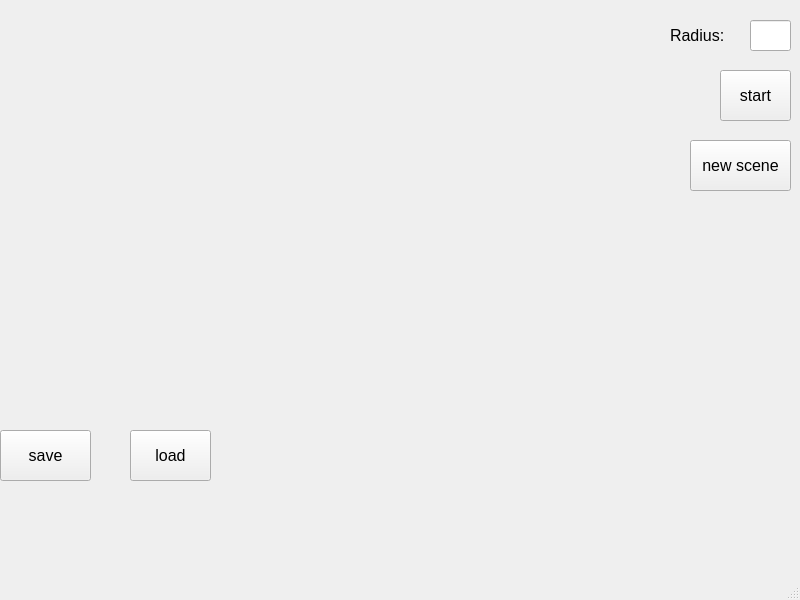
<?xml version="1.0" encoding="UTF-8"?>
<ui version="4.0">
 <class>MainWindow</class>
 <widget class="QMainWindow" name="MainWindow">
  <property name="geometry">
   <rect>
    <x>0</x>
    <y>0</y>
    <width>800</width>
    <height>600</height>
   </rect>
  </property>
  <property name="windowTitle">
   <string>MainWindow</string>
  </property>
  <widget class="QWidget" name="centralwidget">
   <widget class="QLineEdit" name="lineEdit">
    <property name="geometry">
     <rect>
      <x>750</x>
      <y>20</y>
      <width>41</width>
      <height>31</height>
     </rect>
    </property>
   </widget>
   <widget class="QLabel" name="label_2">
    <property name="geometry">
     <rect>
      <x>670</x>
      <y>10</y>
      <width>71</width>
      <height>51</height>
     </rect>
    </property>
    <property name="font">
     <font>
      <pointsize>12</pointsize>
     </font>
    </property>
    <property name="text">
     <string>Radius:</string>
    </property>
   </widget>
   <widget class="QPushButton" name="start">
    <property name="geometry">
     <rect>
      <x>720</x>
      <y>70</y>
      <width>71</width>
      <height>51</height>
     </rect>
    </property>
    <property name="font">
     <font>
      <pointsize>12</pointsize>
      <weight>50</weight>
      <bold>false</bold>
     </font>
    </property>
    <property name="text">
     <string>start</string>
    </property>
   </widget>
   <widget class="QPushButton" name="newScene">
    <property name="geometry">
     <rect>
      <x>690</x>
      <y>140</y>
      <width>101</width>
      <height>51</height>
     </rect>
    </property>
    <property name="font">
     <font>
      <pointsize>12</pointsize>
     </font>
    </property>
    <property name="text">
     <string>new scene</string>
    </property>
   </widget>
   <widget class="QPushButton" name="save">
    <property name="geometry">
     <rect>
      <x>0</x>
      <y>430</y>
      <width>91</width>
      <height>51</height>
     </rect>
    </property>
    <property name="font">
     <font>
      <pointsize>12</pointsize>
     </font>
    </property>
    <property name="text">
     <string>save</string>
    </property>
   </widget>
   <widget class="QPushButton" name="load">
    <property name="geometry">
     <rect>
      <x>130</x>
      <y>430</y>
      <width>81</width>
      <height>51</height>
     </rect>
    </property>
    <property name="font">
     <font>
      <pointsize>12</pointsize>
     </font>
    </property>
    <property name="text">
     <string>load</string>
    </property>
   </widget>
   <widget class="QLabel" name="label">
    <property name="geometry">
     <rect>
      <x>240</x>
      <y>510</y>
      <width>261</width>
      <height>41</height>
     </rect>
    </property>
    <property name="font">
     <font>
      <pointsize>18</pointsize>
      <weight>50</weight>
      <bold>false</bold>
     </font>
    </property>
    <property name="text">
     <string/>
    </property>
   </widget>
  </widget>
  <widget class="QMenuBar" name="menubar">
   <property name="geometry">
    <rect>
     <x>0</x>
     <y>0</y>
     <width>800</width>
     <height>21</height>
    </rect>
   </property>
  </widget>
  <widget class="QStatusBar" name="statusbar"/>
 </widget>
 <resources/>
 <connections/>
</ui>
